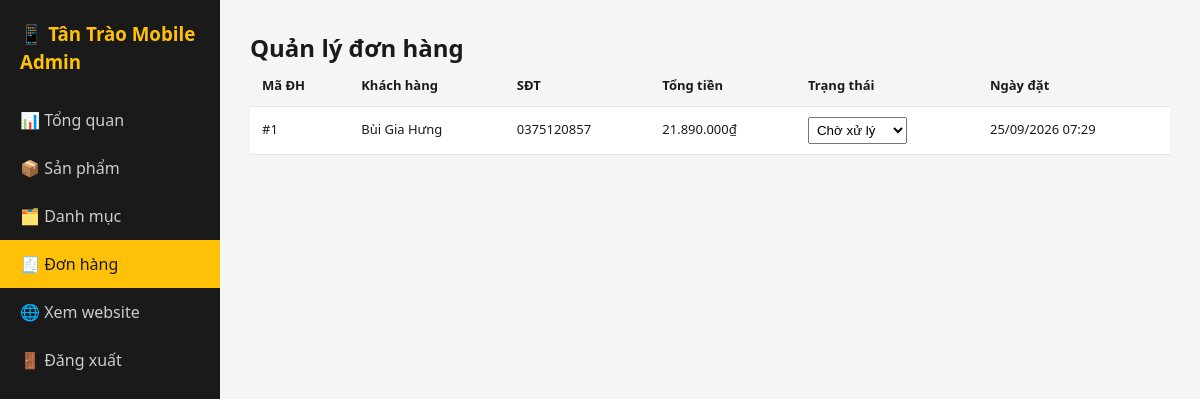
The app's page /admin/orders.php (signed in) with its own data.
### tables this page shows
CREATE TABLE `orders` (
  `id` int(11) NOT NULL,
  `customer_name` varchar(100) NOT NULL,
  `phone` varchar(20) NOT NULL,
  `address` varchar(255) DEFAULT '',
  `note` text DEFAULT NULL,
  `total` decimal(12,0) DEFAULT 0,
  `status` varchar(30) DEFAULT 'Chờ xử lý',
  `created_at` timestamp NOT NULL DEFAULT current_timestamp()
);

### config/database.php (called while the page is built, shortened)
<?php
function formatPrice($price) {
    return number_format($price, 0, ',', '.') . '₫';
}

### admin/orders.php (the view, shortened to what this page needs)
<?php
require_once __DIR__ . '/../config/database.php';
$pdo = getDB();
$orders = $pdo->query("SELECT * FROM orders ORDER BY created_at DESC")->fetchAll();
$statuses = ['Chờ xử lý', 'Đang giao', 'Hoàn thành', 'Đã hủy'];
?>
<!DOCTYPE html>
<html lang="vi">
<head>
<link rel="stylesheet" href="../assets/css/style.css">
</head>
<body>
<div class="admin-wrap">
  <?php include __DIR__ . '/includes_sidebar.php'; ?>
  <div class="admin-content">
    <h2>Quản lý đơn hàng</h2>
    <table class="admin-table">
      <thead><tr><th>Mã ĐH</th><th>Khách hàng</th><th>SĐT</th><th>Tổng tiền</th><th>Trạng thái</th><th>Ngày đặt</th></tr></thead>
      <tbody>
        <?php foreach ($orders as $o): ?>
          <tr>
            <td>#<?= $o['id'] ?></td>
            <td><?= htmlspecialchars($o['customer_name']) ?></td>
            <td><?= htmlspecialchars($o['phone']) ?></td>
            <td><?= formatPrice($o['total']) ?></td>
            <td>
              <form method="post" style="display:flex;gap:6px;">
                <select name="status" onchange="this.form.submit()" style="padding:4px;">
                  <?php foreach ($statuses as $s): ?>
                    <option value="<?= $s ?>" <?= $o['status'] === $s ? 'selected' : '' ?>><?= $s ?></option>
                  <?php endforeach; ?>
                </select>
              </form>
            </td>
            <td><?= date('d/m/Y H:i', strtotime($o['created_at'])) ?></td>
          </tr>
        <?php endforeach; ?>
      </tbody>
    </table>
  </div>
</div>
</body>
</html>

### assets/css/style.css (style rules this page uses)
:root { --primary: #ffc107; --primary-dark: #e0a800; --dark: #1a1a1a; --gray: #666; --light-gray: #f5f5f5; --border: #e5e5e5; --radius: 8px; }
* { box-sizing: border-box; margin: 0; padding: 0; }
body { font-family: 'Segoe UI', Roboto, Arial, sans-serif; color: var(--dark); background: #fff; line-height: 1.5; }
.admin-wrap { display: flex; min-height: 100vh; }
.admin-content { flex: 1; padding: 30px; background: var(--light-gray); }
.admin-table { width: 100%; border-collapse: collapse; background: #fff; }
.admin-table th, .admin-table td { padding: 10px 12px; border-bottom: 1px solid var(--border); font-size: 13px; text-align: left; }
.admin-table th { background: var(--light-gray); }

### records on screen
orders: id "1", customer_name "Bùi Gia Hưng", phone "0375120857", total "21.890.000₫", status "Chờ xử lý", created_at "25/09/2026 07:29"
